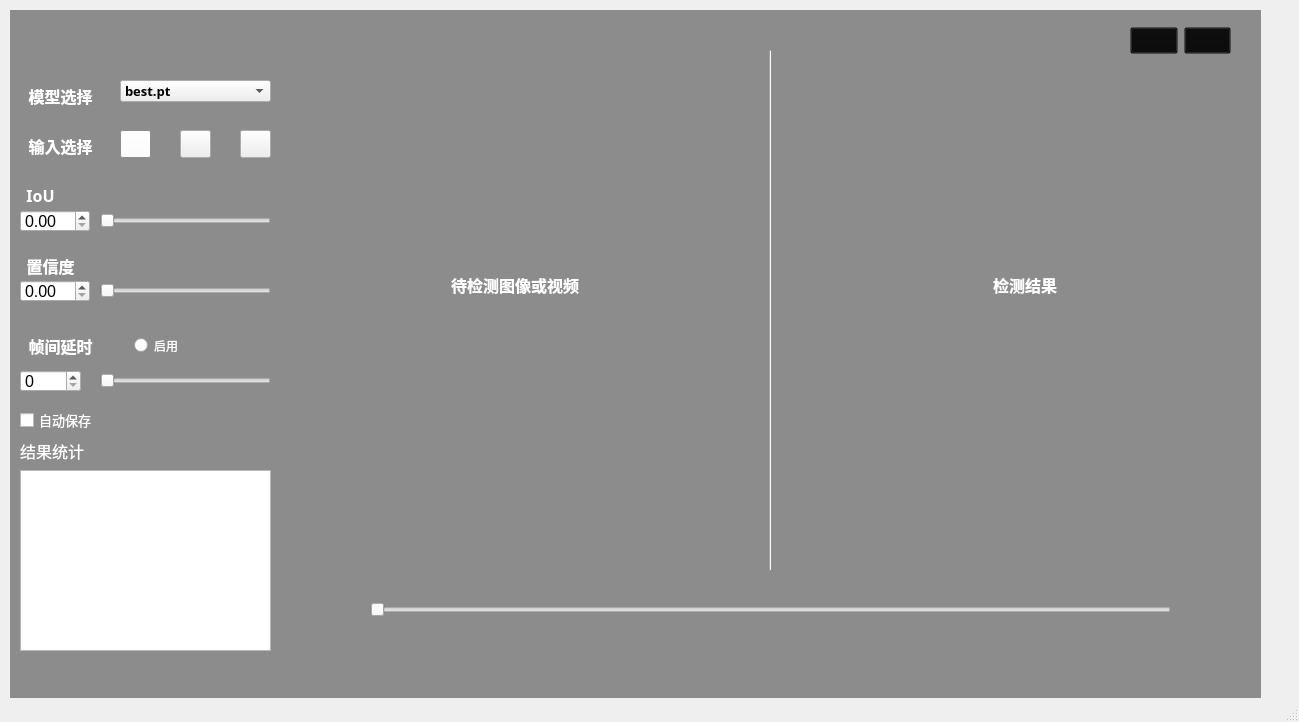
<?xml version="1.0" encoding="UTF-8"?>
<ui version="4.0">
 <class>MainWindow</class>
 <widget class="QMainWindow" name="MainWindow">
  <property name="windowModality">
   <enum>Qt::ApplicationModal</enum>
  </property>
  <property name="geometry">
   <rect>
    <x>0</x>
    <y>0</y>
    <width>1299</width>
    <height>722</height>
   </rect>
  </property>
  <property name="font">
   <font>
    <pointsize>12</pointsize>
    <weight>50</weight>
    <bold>false</bold>
    <kerning>true</kerning>
   </font>
  </property>
  <property name="windowTitle">
   <string>YOLOv5检测界面</string>
  </property>
  <property name="windowOpacity">
   <double>1.000000000000000</double>
  </property>
  <property name="autoFillBackground">
   <bool>false</bool>
  </property>
  <property name="styleSheet">
   <string notr="true"/>
  </property>
  <property name="iconSize">
   <size>
    <width>30</width>
    <height>30</height>
   </size>
  </property>
  <widget class="QWidget" name="centralwidget">
   <widget class="QLabel" name="label_2">
    <property name="geometry">
     <rect>
      <x>10</x>
      <y>80</y>
      <width>101</width>
      <height>31</height>
     </rect>
    </property>
    <property name="palette">
     <palette>
      <active>
       <colorrole role="WindowText">
        <brush brushstyle="SolidPattern">
         <color alpha="255">
          <red>255</red>
          <green>255</green>
          <blue>255</blue>
         </color>
        </brush>
       </colorrole>
      </active>
      <inactive>
       <colorrole role="WindowText">
        <brush brushstyle="SolidPattern">
         <color alpha="255">
          <red>255</red>
          <green>255</green>
          <blue>255</blue>
         </color>
        </brush>
       </colorrole>
      </inactive>
      <disabled>
       <colorrole role="WindowText">
        <brush brushstyle="SolidPattern">
         <color alpha="255">
          <red>120</red>
          <green>120</green>
          <blue>120</blue>
         </color>
        </brush>
       </colorrole>
      </disabled>
     </palette>
    </property>
    <property name="font">
     <font>
      <family>Adobe 黑体 Std R</family>
      <pointsize>12</pointsize>
      <weight>75</weight>
      <bold>true</bold>
     </font>
    </property>
    <property name="text">
     <string>模型选择</string>
    </property>
    <property name="alignment">
     <set>Qt::AlignCenter</set>
    </property>
    <property name="margin">
     <number>0</number>
    </property>
    <property name="textInteractionFlags">
     <set>Qt::NoTextInteraction</set>
    </property>
   </widget>
   <widget class="QComboBox" name="comboBox">
    <property name="geometry">
     <rect>
      <x>120</x>
      <y>80</y>
      <width>151</width>
      <height>22</height>
     </rect>
    </property>
    <property name="font">
     <font>
      <family>Adobe 仿宋 Std R</family>
      <pointsize>10</pointsize>
      <weight>75</weight>
      <bold>true</bold>
     </font>
    </property>
    <item>
     <property name="text">
      <string>best.pt</string>
     </property>
    </item>
    <item>
     <property name="text">
      <string>last.pt</string>
     </property>
    </item>
   </widget>
   <widget class="QLabel" name="label_3">
    <property name="geometry">
     <rect>
      <x>10</x>
      <y>130</y>
      <width>101</width>
      <height>31</height>
     </rect>
    </property>
    <property name="palette">
     <palette>
      <active>
       <colorrole role="WindowText">
        <brush brushstyle="SolidPattern">
         <color alpha="255">
          <red>255</red>
          <green>255</green>
          <blue>255</blue>
         </color>
        </brush>
       </colorrole>
      </active>
      <inactive>
       <colorrole role="WindowText">
        <brush brushstyle="SolidPattern">
         <color alpha="255">
          <red>255</red>
          <green>255</green>
          <blue>255</blue>
         </color>
        </brush>
       </colorrole>
      </inactive>
      <disabled>
       <colorrole role="WindowText">
        <brush brushstyle="SolidPattern">
         <color alpha="255">
          <red>120</red>
          <green>120</green>
          <blue>120</blue>
         </color>
        </brush>
       </colorrole>
      </disabled>
     </palette>
    </property>
    <property name="font">
     <font>
      <family>Adobe 黑体 Std R</family>
      <pointsize>12</pointsize>
      <weight>75</weight>
      <bold>true</bold>
     </font>
    </property>
    <property name="text">
     <string>输入选择</string>
    </property>
    <property name="alignment">
     <set>Qt::AlignCenter</set>
    </property>
    <property name="margin">
     <number>0</number>
    </property>
    <property name="textInteractionFlags">
     <set>Qt::NoTextInteraction</set>
    </property>
   </widget>
   <widget class="QPushButton" name="camera_Button">
    <property name="geometry">
     <rect>
      <x>120</x>
      <y>130</y>
      <width>31</width>
      <height>28</height>
     </rect>
    </property>
    <property name="palette">
     <palette>
      <active>
       <colorrole role="Button">
        <brush brushstyle="SolidPattern">
         <color alpha="255">
          <red>0</red>
          <green>170</green>
          <blue>255</blue>
         </color>
        </brush>
       </colorrole>
       <colorrole role="Base">
        <brush brushstyle="SolidPattern">
         <color alpha="255">
          <red>255</red>
          <green>255</green>
          <blue>255</blue>
         </color>
        </brush>
       </colorrole>
       <colorrole role="Window">
        <brush brushstyle="SolidPattern">
         <color alpha="255">
          <red>197</red>
          <green>197</green>
          <blue>197</blue>
         </color>
        </brush>
       </colorrole>
      </active>
      <inactive>
       <colorrole role="Button">
        <brush brushstyle="SolidPattern">
         <color alpha="255">
          <red>255</red>
          <green>255</green>
          <blue>255</blue>
         </color>
        </brush>
       </colorrole>
       <colorrole role="Base">
        <brush brushstyle="SolidPattern">
         <color alpha="255">
          <red>255</red>
          <green>255</green>
          <blue>255</blue>
         </color>
        </brush>
       </colorrole>
       <colorrole role="Window">
        <brush brushstyle="SolidPattern">
         <color alpha="255">
          <red>197</red>
          <green>197</green>
          <blue>197</blue>
         </color>
        </brush>
       </colorrole>
      </inactive>
      <disabled>
       <colorrole role="Button">
        <brush brushstyle="SolidPattern">
         <color alpha="255">
          <red>240</red>
          <green>240</green>
          <blue>240</blue>
         </color>
        </brush>
       </colorrole>
       <colorrole role="Base">
        <brush brushstyle="SolidPattern">
         <color alpha="255">
          <red>197</red>
          <green>197</green>
          <blue>197</blue>
         </color>
        </brush>
       </colorrole>
       <colorrole role="Window">
        <brush brushstyle="SolidPattern">
         <color alpha="255">
          <red>197</red>
          <green>197</green>
          <blue>197</blue>
         </color>
        </brush>
       </colorrole>
      </disabled>
     </palette>
    </property>
    <property name="contextMenuPolicy">
     <enum>Qt::NoContextMenu</enum>
    </property>
    <property name="text">
     <string/>
    </property>
    <property name="icon">
     <iconset>
      <normaloff>res/摄像头开.png</normaloff>res/摄像头开.png</iconset>
    </property>
    <property name="iconSize">
     <size>
      <width>20</width>
      <height>20</height>
     </size>
    </property>
    <property name="autoRepeatDelay">
     <number>300</number>
    </property>
    <property name="autoDefault">
     <bool>false</bool>
    </property>
   </widget>
   <widget class="QPushButton" name="pushButton_2">
    <property name="geometry">
     <rect>
      <x>180</x>
      <y>130</y>
      <width>31</width>
      <height>28</height>
     </rect>
    </property>
    <property name="contextMenuPolicy">
     <enum>Qt::NoContextMenu</enum>
    </property>
    <property name="text">
     <string/>
    </property>
    <property name="icon">
     <iconset>
      <normaloff>res/打开.png</normaloff>res/打开.png</iconset>
    </property>
    <property name="iconSize">
     <size>
      <width>20</width>
      <height>20</height>
     </size>
    </property>
    <property name="autoRepeatDelay">
     <number>300</number>
    </property>
    <property name="autoDefault">
     <bool>false</bool>
    </property>
   </widget>
   <widget class="QPushButton" name="select_video_Button">
    <property name="geometry">
     <rect>
      <x>240</x>
      <y>130</y>
      <width>31</width>
      <height>28</height>
     </rect>
    </property>
    <property name="contextMenuPolicy">
     <enum>Qt::NoContextMenu</enum>
    </property>
    <property name="text">
     <string/>
    </property>
    <property name="icon">
     <iconset>
      <normaloff>res/实时视频流解析.png</normaloff>res/实时视频流解析.png</iconset>
    </property>
    <property name="iconSize">
     <size>
      <width>20</width>
      <height>20</height>
     </size>
    </property>
    <property name="autoRepeatDelay">
     <number>300</number>
    </property>
    <property name="autoDefault">
     <bool>false</bool>
    </property>
   </widget>
   <widget class="QLabel" name="label_4">
    <property name="geometry">
     <rect>
      <x>10</x>
      <y>180</y>
      <width>61</width>
      <height>31</height>
     </rect>
    </property>
    <property name="palette">
     <palette>
      <active>
       <colorrole role="WindowText">
        <brush brushstyle="SolidPattern">
         <color alpha="255">
          <red>255</red>
          <green>255</green>
          <blue>255</blue>
         </color>
        </brush>
       </colorrole>
      </active>
      <inactive>
       <colorrole role="WindowText">
        <brush brushstyle="SolidPattern">
         <color alpha="255">
          <red>255</red>
          <green>255</green>
          <blue>255</blue>
         </color>
        </brush>
       </colorrole>
      </inactive>
      <disabled>
       <colorrole role="WindowText">
        <brush brushstyle="SolidPattern">
         <color alpha="255">
          <red>120</red>
          <green>120</green>
          <blue>120</blue>
         </color>
        </brush>
       </colorrole>
      </disabled>
     </palette>
    </property>
    <property name="font">
     <font>
      <family>Adobe 黑体 Std R</family>
      <pointsize>12</pointsize>
      <weight>75</weight>
      <bold>true</bold>
     </font>
    </property>
    <property name="text">
     <string>IoU</string>
    </property>
    <property name="alignment">
     <set>Qt::AlignCenter</set>
    </property>
    <property name="margin">
     <number>0</number>
    </property>
    <property name="textInteractionFlags">
     <set>Qt::NoTextInteraction</set>
    </property>
   </widget>
   <widget class="QDoubleSpinBox" name="doubleSpinBox">
    <property name="geometry">
     <rect>
      <x>20</x>
      <y>210</y>
      <width>70</width>
      <height>22</height>
     </rect>
    </property>
    <property name="maximum">
     <double>1.000000000000000</double>
    </property>
    <property name="singleStep">
     <double>0.010000000000000</double>
    </property>
   </widget>
   <widget class="QSlider" name="horizontalSlider">
    <property name="geometry">
     <rect>
      <x>100</x>
      <y>210</y>
      <width>171</width>
      <height>22</height>
     </rect>
    </property>
    <property name="styleSheet">
     <string notr="true"/>
    </property>
    <property name="maximum">
     <number>100</number>
    </property>
    <property name="singleStep">
     <number>1</number>
    </property>
    <property name="pageStep">
     <number>1</number>
    </property>
    <property name="orientation">
     <enum>Qt::Horizontal</enum>
    </property>
    <property name="tickPosition">
     <enum>QSlider::NoTicks</enum>
    </property>
    <property name="tickInterval">
     <number>0</number>
    </property>
   </widget>
   <widget class="QSlider" name="horizontalSlider_2">
    <property name="geometry">
     <rect>
      <x>100</x>
      <y>280</y>
      <width>171</width>
      <height>22</height>
     </rect>
    </property>
    <property name="maximum">
     <number>100</number>
    </property>
    <property name="singleStep">
     <number>1</number>
    </property>
    <property name="pageStep">
     <number>1</number>
    </property>
    <property name="orientation">
     <enum>Qt::Horizontal</enum>
    </property>
    <property name="tickPosition">
     <enum>QSlider::NoTicks</enum>
    </property>
    <property name="tickInterval">
     <number>0</number>
    </property>
   </widget>
   <widget class="QLabel" name="label_5">
    <property name="geometry">
     <rect>
      <x>20</x>
      <y>250</y>
      <width>61</width>
      <height>31</height>
     </rect>
    </property>
    <property name="palette">
     <palette>
      <active>
       <colorrole role="WindowText">
        <brush brushstyle="SolidPattern">
         <color alpha="255">
          <red>255</red>
          <green>255</green>
          <blue>255</blue>
         </color>
        </brush>
       </colorrole>
      </active>
      <inactive>
       <colorrole role="WindowText">
        <brush brushstyle="SolidPattern">
         <color alpha="255">
          <red>255</red>
          <green>255</green>
          <blue>255</blue>
         </color>
        </brush>
       </colorrole>
      </inactive>
      <disabled>
       <colorrole role="WindowText">
        <brush brushstyle="SolidPattern">
         <color alpha="255">
          <red>120</red>
          <green>120</green>
          <blue>120</blue>
         </color>
        </brush>
       </colorrole>
      </disabled>
     </palette>
    </property>
    <property name="font">
     <font>
      <family>Adobe 黑体 Std R</family>
      <pointsize>12</pointsize>
      <weight>75</weight>
      <bold>true</bold>
     </font>
    </property>
    <property name="text">
     <string>置信度</string>
    </property>
    <property name="alignment">
     <set>Qt::AlignCenter</set>
    </property>
    <property name="margin">
     <number>0</number>
    </property>
    <property name="textInteractionFlags">
     <set>Qt::NoTextInteraction</set>
    </property>
   </widget>
   <widget class="QDoubleSpinBox" name="doubleSpinBox_2">
    <property name="geometry">
     <rect>
      <x>20</x>
      <y>280</y>
      <width>70</width>
      <height>22</height>
     </rect>
    </property>
    <property name="maximum">
     <double>1.000000000000000</double>
    </property>
    <property name="singleStep">
     <double>0.010000000000000</double>
    </property>
   </widget>
   <widget class="QSlider" name="horizontalSlider_3">
    <property name="geometry">
     <rect>
      <x>100</x>
      <y>370</y>
      <width>171</width>
      <height>22</height>
     </rect>
    </property>
    <property name="styleSheet">
     <string notr="true">QSlider:horizontalSlider{
border-radius:2px;
}</string>
    </property>
    <property name="maximum">
     <number>20</number>
    </property>
    <property name="singleStep">
     <number>1</number>
    </property>
    <property name="pageStep">
     <number>10</number>
    </property>
    <property name="orientation">
     <enum>Qt::Horizontal</enum>
    </property>
    <property name="tickPosition">
     <enum>QSlider::NoTicks</enum>
    </property>
    <property name="tickInterval">
     <number>0</number>
    </property>
   </widget>
   <widget class="QLabel" name="label_6">
    <property name="geometry">
     <rect>
      <x>10</x>
      <y>330</y>
      <width>101</width>
      <height>31</height>
     </rect>
    </property>
    <property name="palette">
     <palette>
      <active>
       <colorrole role="WindowText">
        <brush brushstyle="SolidPattern">
         <color alpha="255">
          <red>255</red>
          <green>255</green>
          <blue>255</blue>
         </color>
        </brush>
       </colorrole>
      </active>
      <inactive>
       <colorrole role="WindowText">
        <brush brushstyle="SolidPattern">
         <color alpha="255">
          <red>255</red>
          <green>255</green>
          <blue>255</blue>
         </color>
        </brush>
       </colorrole>
      </inactive>
      <disabled>
       <colorrole role="WindowText">
        <brush brushstyle="SolidPattern">
         <color alpha="255">
          <red>120</red>
          <green>120</green>
          <blue>120</blue>
         </color>
        </brush>
       </colorrole>
      </disabled>
     </palette>
    </property>
    <property name="font">
     <font>
      <family>Adobe 黑体 Std R</family>
      <pointsize>12</pointsize>
      <weight>75</weight>
      <bold>true</bold>
     </font>
    </property>
    <property name="text">
     <string>帧间延时</string>
    </property>
    <property name="alignment">
     <set>Qt::AlignCenter</set>
    </property>
    <property name="margin">
     <number>0</number>
    </property>
    <property name="textInteractionFlags">
     <set>Qt::NoTextInteraction</set>
    </property>
   </widget>
   <widget class="QSpinBox" name="pushButton_4">
    <property name="geometry">
     <rect>
      <x>20</x>
      <y>370</y>
      <width>61</width>
      <height>22</height>
     </rect>
    </property>
    <property name="maximum">
     <number>20</number>
    </property>
   </widget>
   <widget class="QCheckBox" name="checkBox_2">
    <property name="geometry">
     <rect>
      <x>20</x>
      <y>410</y>
      <width>111</width>
      <height>20</height>
     </rect>
    </property>
    <property name="palette">
     <palette>
      <active>
       <colorrole role="WindowText">
        <brush brushstyle="SolidPattern">
         <color alpha="255">
          <red>255</red>
          <green>255</green>
          <blue>255</blue>
         </color>
        </brush>
       </colorrole>
      </active>
      <inactive>
       <colorrole role="WindowText">
        <brush brushstyle="SolidPattern">
         <color alpha="255">
          <red>255</red>
          <green>255</green>
          <blue>255</blue>
         </color>
        </brush>
       </colorrole>
      </inactive>
      <disabled>
       <colorrole role="WindowText">
        <brush brushstyle="SolidPattern">
         <color alpha="255">
          <red>120</red>
          <green>120</green>
          <blue>120</blue>
         </color>
        </brush>
       </colorrole>
      </disabled>
     </palette>
    </property>
    <property name="font">
     <font>
      <family>Adobe 黑体 Std R</family>
      <pointsize>10</pointsize>
     </font>
    </property>
    <property name="text">
     <string>自动保存</string>
    </property>
   </widget>
   <widget class="QLabel" name="label_7">
    <property name="geometry">
     <rect>
      <x>20</x>
      <y>440</y>
      <width>111</width>
      <height>21</height>
     </rect>
    </property>
    <property name="palette">
     <palette>
      <active>
       <colorrole role="WindowText">
        <brush brushstyle="SolidPattern">
         <color alpha="255">
          <red>255</red>
          <green>255</green>
          <blue>255</blue>
         </color>
        </brush>
       </colorrole>
      </active>
      <inactive>
       <colorrole role="WindowText">
        <brush brushstyle="SolidPattern">
         <color alpha="255">
          <red>255</red>
          <green>255</green>
          <blue>255</blue>
         </color>
        </brush>
       </colorrole>
      </inactive>
      <disabled>
       <colorrole role="WindowText">
        <brush brushstyle="SolidPattern">
         <color alpha="255">
          <red>120</red>
          <green>120</green>
          <blue>120</blue>
         </color>
        </brush>
       </colorrole>
      </disabled>
     </palette>
    </property>
    <property name="font">
     <font>
      <family>Adobe 黑体 Std R</family>
     </font>
    </property>
    <property name="text">
     <string>结果统计</string>
    </property>
   </widget>
   <widget class="QTextEdit" name="textEdit">
    <property name="geometry">
     <rect>
      <x>20</x>
      <y>470</y>
      <width>251</width>
      <height>181</height>
     </rect>
    </property>
   </widget>
   <widget class="QLabel" name="label_8">
    <property name="geometry">
     <rect>
      <x>290</x>
      <y>90</y>
      <width>450</width>
      <height>390</height>
     </rect>
    </property>
    <property name="font">
     <font>
      <pointsize>12</pointsize>
      <weight>75</weight>
      <bold>true</bold>
     </font>
    </property>
    <property name="styleSheet">
     <string notr="true">color: rgb(255, 255, 255);</string>
    </property>
    <property name="text">
     <string>待检测图像或视频</string>
    </property>
    <property name="alignment">
     <set>Qt::AlignCenter</set>
    </property>
   </widget>
   <widget class="QLabel" name="label_9">
    <property name="geometry">
     <rect>
      <x>800</x>
      <y>90</y>
      <width>450</width>
      <height>390</height>
     </rect>
    </property>
    <property name="font">
     <font>
      <pointsize>12</pointsize>
      <weight>75</weight>
      <bold>true</bold>
     </font>
    </property>
    <property name="styleSheet">
     <string notr="true">color: rgb(255, 255, 255);</string>
    </property>
    <property name="text">
     <string>检测结果</string>
    </property>
    <property name="alignment">
     <set>Qt::AlignCenter</set>
    </property>
   </widget>
   <widget class="Line" name="line">
    <property name="geometry">
     <rect>
      <x>760</x>
      <y>50</y>
      <width>20</width>
      <height>521</height>
     </rect>
    </property>
    <property name="orientation">
     <enum>Qt::Vertical</enum>
    </property>
   </widget>
   <widget class="QSlider" name="horizontalSlider_4">
    <property name="geometry">
     <rect>
      <x>370</x>
      <y>602</y>
      <width>801</width>
      <height>16</height>
     </rect>
    </property>
    <property name="orientation">
     <enum>Qt::Horizontal</enum>
    </property>
   </widget>
   <widget class="QLabel" name="label_10">
    <property name="geometry">
     <rect>
      <x>10</x>
      <y>10</y>
      <width>1251</width>
      <height>691</height>
     </rect>
    </property>
    <property name="styleSheet">
     <string notr="true"/>
    </property>
    <property name="text">
     <string/>
    </property>
    <property name="pixmap">
     <pixmap>res/兰博.jpg</pixmap>
    </property>
    <property name="scaledContents">
     <bool>true</bool>
    </property>
   </widget>
   <widget class="QLabel" name="label_11">
    <property name="geometry">
     <rect>
      <x>10</x>
      <y>10</y>
      <width>1251</width>
      <height>691</height>
     </rect>
    </property>
    <property name="styleSheet">
     <string notr="true">background-color: rgb(71, 71, 71,150);</string>
    </property>
    <property name="text">
     <string/>
    </property>
    <property name="scaledContents">
     <bool>true</bool>
    </property>
   </widget>
   <widget class="QLabel" name="label">
    <property name="geometry">
     <rect>
      <x>20</x>
      <y>20</y>
      <width>71</width>
      <height>41</height>
     </rect>
    </property>
    <property name="text">
     <string/>
    </property>
    <property name="pixmap">
     <pixmap>res/yolo.png</pixmap>
    </property>
   </widget>
   <widget class="QLabel" name="label_12">
    <property name="geometry">
     <rect>
      <x>90</x>
      <y>10</y>
      <width>41</width>
      <height>41</height>
     </rect>
    </property>
    <property name="text">
     <string/>
    </property>
    <property name="pixmap">
     <pixmap>res/Flow-算子-yolov3.png</pixmap>
    </property>
   </widget>
   <widget class="QPushButton" name="pushButton_5">
    <property name="geometry">
     <rect>
      <x>320</x>
      <y>590</y>
      <width>41</width>
      <height>41</height>
     </rect>
    </property>
    <property name="styleSheet">
     <string notr="true">QPushButton{ 
border-radius:3px;

}


QPushButton:hover { 
 background-color: rgb(134, 134, 134);
 border-radius:3px; 
}

</string>
    </property>
    <property name="text">
     <string/>
    </property>
    <property name="icon">
     <iconset>
      <normaloff>res/运行.png</normaloff>
      <normalon>res/暂停.png</normalon>res/运行.png</iconset>
    </property>
    <property name="checkable">
     <bool>true</bool>
    </property>
   </widget>
   <widget class="QRadioButton" name="radioButton">
    <property name="geometry">
     <rect>
      <x>134</x>
      <y>330</y>
      <width>111</width>
      <height>31</height>
     </rect>
    </property>
    <property name="palette">
     <palette>
      <active>
       <colorrole role="WindowText">
        <brush brushstyle="SolidPattern">
         <color alpha="255">
          <red>255</red>
          <green>255</green>
          <blue>255</blue>
         </color>
        </brush>
       </colorrole>
      </active>
      <inactive>
       <colorrole role="WindowText">
        <brush brushstyle="SolidPattern">
         <color alpha="255">
          <red>255</red>
          <green>255</green>
          <blue>255</blue>
         </color>
        </brush>
       </colorrole>
      </inactive>
      <disabled>
       <colorrole role="WindowText">
        <brush brushstyle="SolidPattern">
         <color alpha="255">
          <red>120</red>
          <green>120</green>
          <blue>120</blue>
         </color>
        </brush>
       </colorrole>
      </disabled>
     </palette>
    </property>
    <property name="font">
     <font>
      <family>Adobe 黑体 Std R</family>
      <pointsize>9</pointsize>
      <weight>50</weight>
      <italic>false</italic>
      <bold>false</bold>
     </font>
    </property>
    <property name="styleSheet">
     <string notr="true">font: 9pt &quot;Adobe 黑体 Std R&quot;  ;
</string>
    </property>
    <property name="text">
     <string>启用</string>
    </property>
   </widget>
   <widget class="QWidget" name="horizontalLayoutWidget">
    <property name="geometry">
     <rect>
      <x>1130</x>
      <y>20</y>
      <width>101</width>
      <height>41</height>
     </rect>
    </property>
    <layout class="QHBoxLayout" name="horizontalLayout">
     <item>
      <widget class="QPushButton" name="zoomout">
       <property name="styleSheet">
        <string notr="true">
QPushButton:hover { 
 background-color: rgb(134, 134, 134); 
 }
QPushButton { background-color: rgb(9, 9, 9,0); }

</string>
       </property>
       <property name="text">
        <string/>
       </property>
       <property name="icon">
        <iconset>
         <normaloff>res/缩小.png</normaloff>res/缩小.png</iconset>
       </property>
       <property name="iconSize">
        <size>
         <width>30</width>
         <height>30</height>
        </size>
       </property>
      </widget>
     </item>
     <item>
      <widget class="QPushButton" name="getout">
       <property name="styleSheet">
        <string notr="true">
QPushButton:hover { 
 background-color: rgb(134, 134, 134); 
 }
QPushButton { background-color: rgb(9, 9, 9,0); }

</string>
       </property>
       <property name="text">
        <string/>
       </property>
       <property name="icon">
        <iconset>
         <normaloff>res/推出.png</normaloff>res/推出.png</iconset>
       </property>
       <property name="iconSize">
        <size>
         <width>30</width>
         <height>30</height>
        </size>
       </property>
      </widget>
     </item>
    </layout>
   </widget>
   <zorder>label_10</zorder>
   <zorder>label_11</zorder>
   <zorder>label_2</zorder>
   <zorder>comboBox</zorder>
   <zorder>label_3</zorder>
   <zorder>camera_Button</zorder>
   <zorder>pushButton_2</zorder>
   <zorder>select_video_Button</zorder>
   <zorder>label_4</zorder>
   <zorder>doubleSpinBox</zorder>
   <zorder>horizontalSlider</zorder>
   <zorder>horizontalSlider_2</zorder>
   <zorder>label_5</zorder>
   <zorder>doubleSpinBox_2</zorder>
   <zorder>horizontalSlider_3</zorder>
   <zorder>label_6</zorder>
   <zorder>pushButton_4</zorder>
   <zorder>checkBox_2</zorder>
   <zorder>label_7</zorder>
   <zorder>textEdit</zorder>
   <zorder>label_8</zorder>
   <zorder>label_9</zorder>
   <zorder>line</zorder>
   <zorder>horizontalSlider_4</zorder>
   <zorder>label</zorder>
   <zorder>label_12</zorder>
   <zorder>pushButton_5</zorder>
   <zorder>radioButton</zorder>
   <zorder>horizontalLayoutWidget</zorder>
  </widget>
  <widget class="QStatusBar" name="statusbar">
   <property name="mouseTracking">
    <bool>false</bool>
   </property>
   <property name="tabletTracking">
    <bool>false</bool>
   </property>
  </widget>
 </widget>
 <resources>
  <include location="images.qrc"/>
  <include location="res/res.qrc"/>
 </resources>
 <connections>
  <connection>
   <sender>getout</sender>
   <signal>clicked()</signal>
   <receiver>MainWindow</receiver>
   <slot>close()</slot>
   <hints>
    <hint type="sourcelabel">
     <x>1125</x>
     <y>35</y>
    </hint>
    <hint type="destinationlabel">
     <x>589</x>
     <y>350</y>
    </hint>
   </hints>
  </connection>
  <connection>
   <sender>zoomout</sender>
   <signal>clicked()</signal>
   <receiver>MainWindow</receiver>
   <slot>lower()</slot>
   <hints>
    <hint type="sourcelabel">
     <x>1075</x>
     <y>35</y>
    </hint>
    <hint type="destinationlabel">
     <x>589</x>
     <y>350</y>
    </hint>
   </hints>
  </connection>
 </connections>
</ui>
